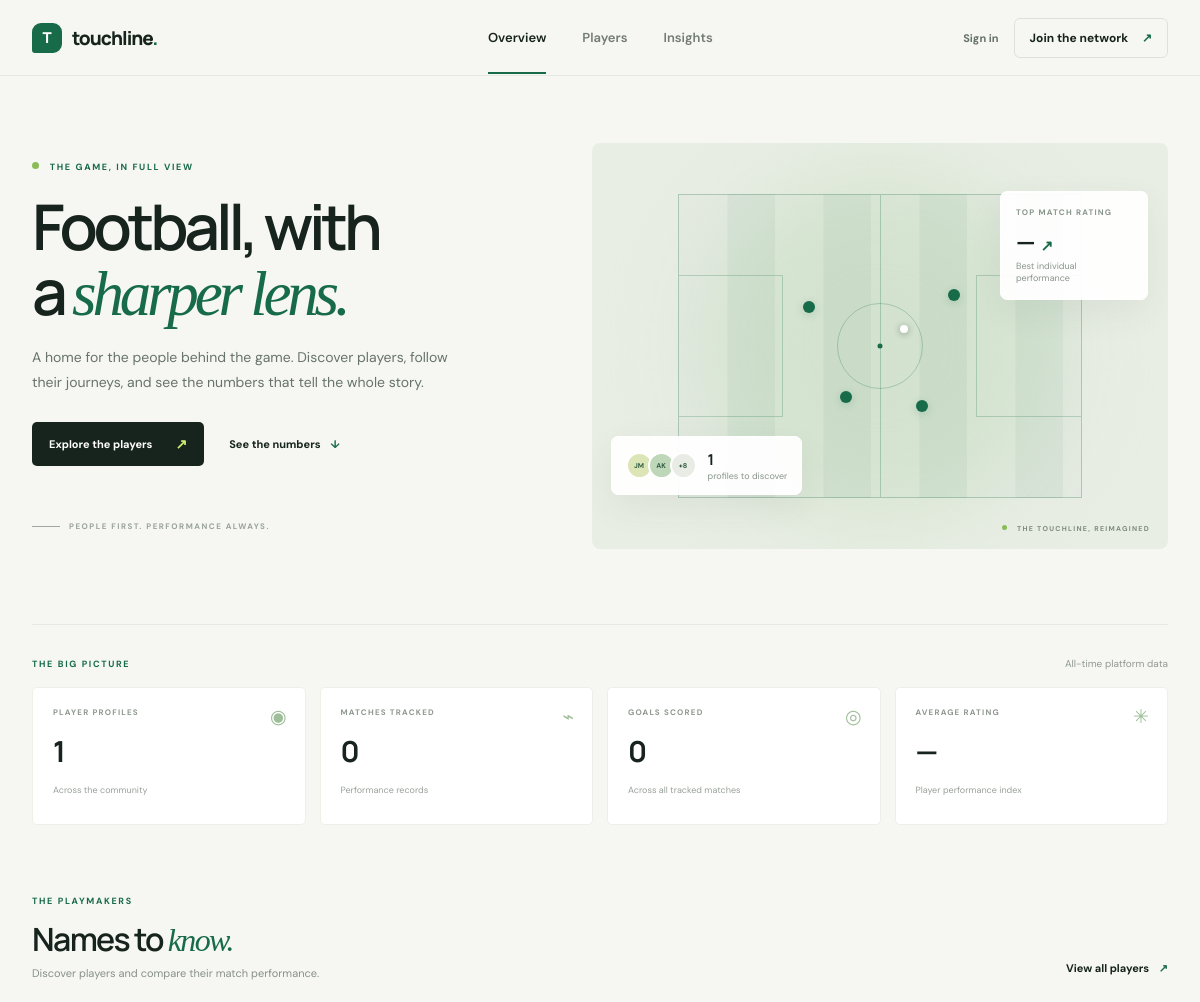
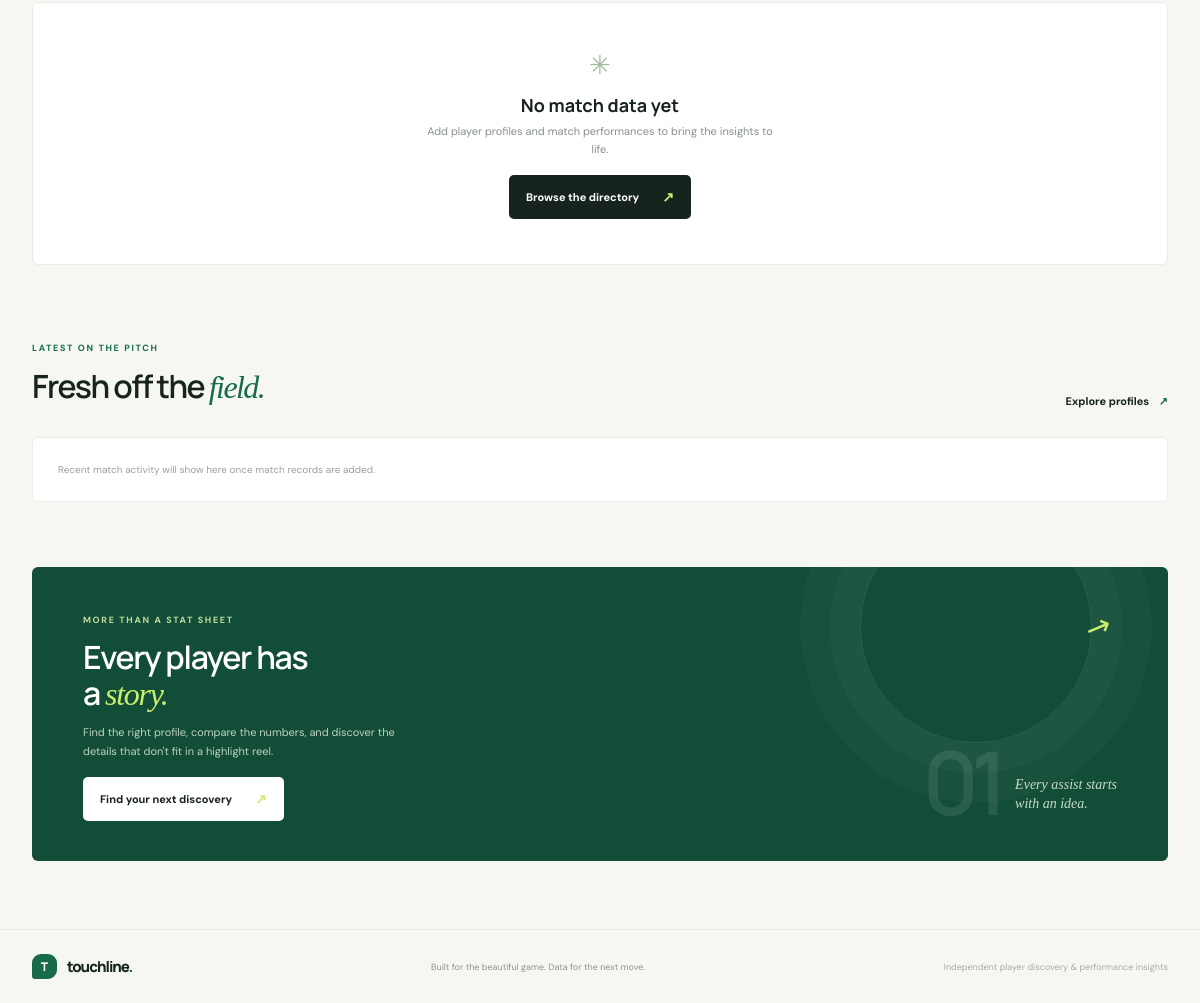
Before: / with the older database file (2 pictures, top to bottom).
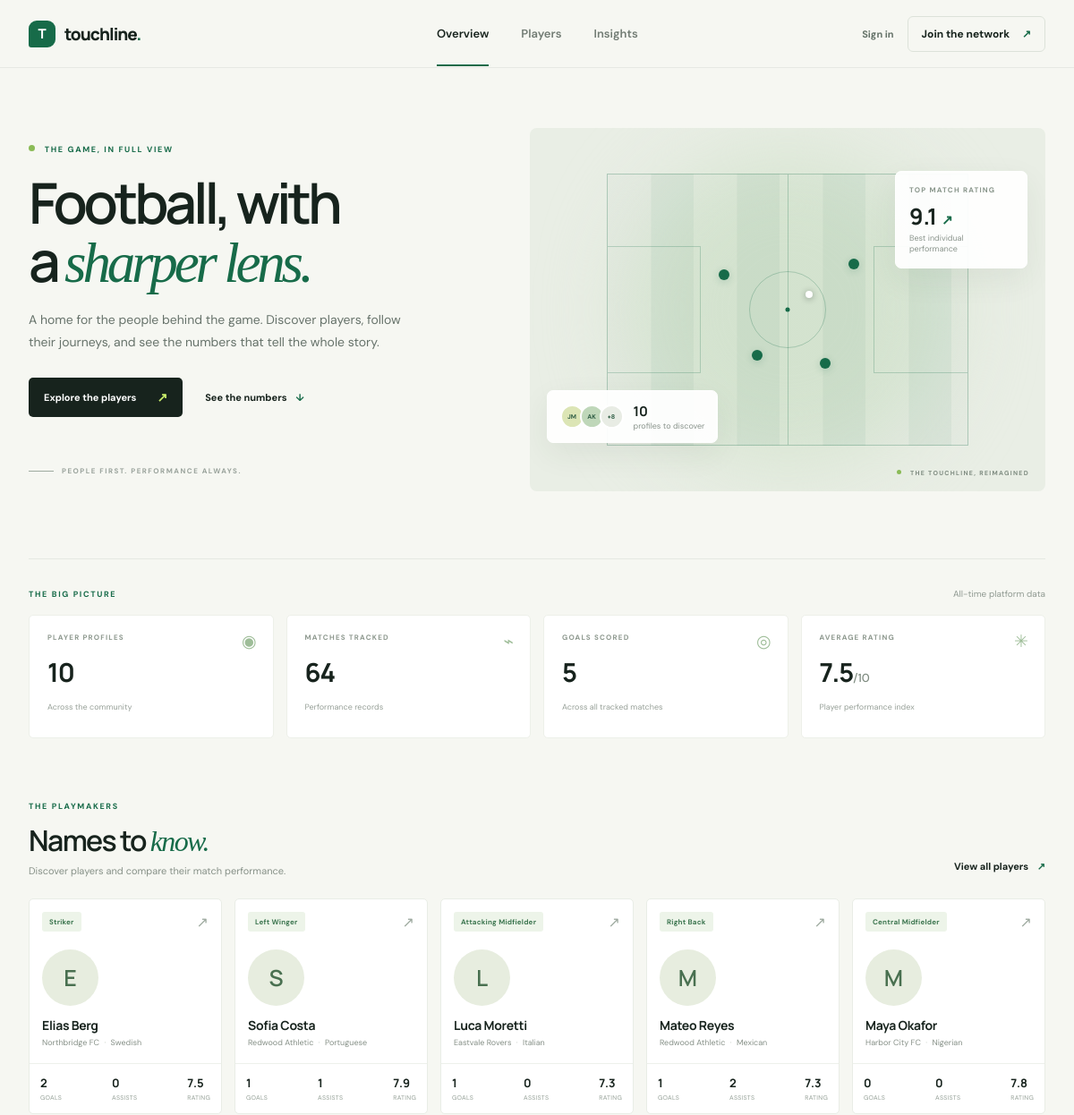
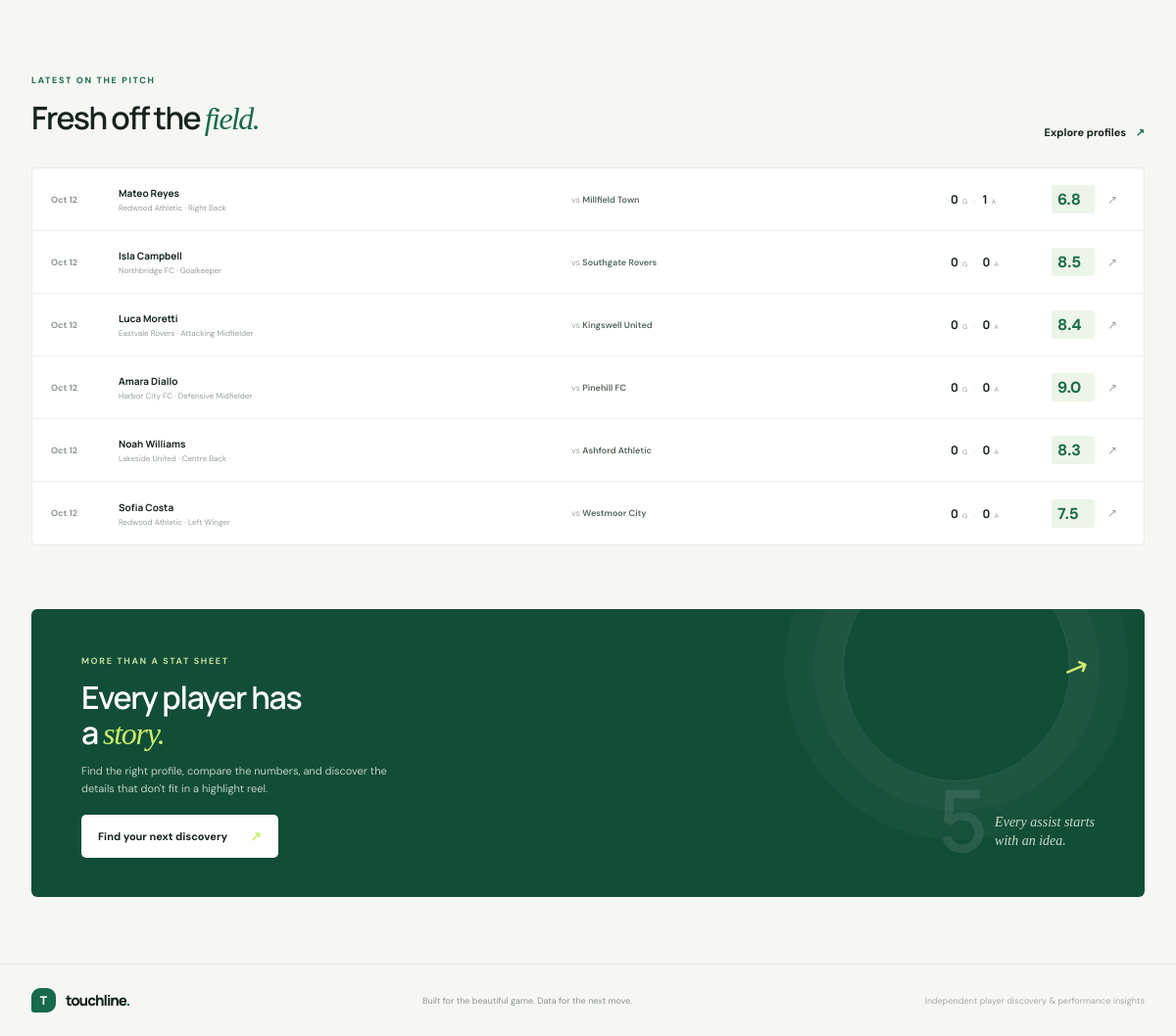
After: the same page with the newer database file (2 pictures, top to bottom).
### players/models.py (models this page shows, shortened)
class Player(models.Model):
    POSITION_CHOICES = [
        ('GK', 'Goalkeeper'),
        ('CB', 'Centre Back'),
        ('LB', 'Left Back'),
        ('RB', 'Right Back'),
        ('DM', 'Defensive Midfielder'),
        ('CM', 'Central Midfielder'),
        ('AM', 'Attacking Midfielder'),
        ('LW', 'Left Winger'),
        ('RW', 'Right Winger'),
        ('ST', 'Striker'),
    ]
    name = models.CharField(max_length=100)
    date_of_birth = models.DateField()
    nationality = models.CharField(max_length=100)
    position = models.CharField(
        max_length=2,
        choices=POSITION_CHOICES
    )
    preferred_foot = models.CharField(
        max_length=10,
        choices=[
            ('Left', 'Left'),
            ('Right', 'Right'),
        ]
    )
    height = models.FloatField(
        help_text="Height in centimeters"
    )
    club = models.CharField(max_length=100)
    profile_image = models.ImageField(
        upload_to='players/',
        blank=True,
        null=True
    )
    bio = models.TextField(
        blank=True
    )
    user = models.OneToOneField(
        settings.AUTH_USER_MODEL,
        on_delete=models.SET_NULL,
        related_name="player_profile",
        blank=True,
        null=True,
    )
    created_at = models.DateTimeField(
        auto_now_add=True
    )

### analytics/models.py (models this page shows, shortened)
class MatchPerformance(models.Model):
    player = models.ForeignKey(
        Player,
        on_delete=models.CASCADE,
        related_name="performances",
    )
    match_date = models.DateField()
    opponent = models.CharField(max_length=100)
    competition = models.CharField(max_length=120, blank=True)
    minutes_played = models.PositiveSmallIntegerField(default=90)
    goals = models.PositiveSmallIntegerField(default=0)
    assists = models.PositiveSmallIntegerField(default=0)
    shots = models.PositiveSmallIntegerField(default=0)
    key_passes = models.PositiveSmallIntegerField(default=0)
    tackles = models.PositiveSmallIntegerField(default=0)
    interceptions = models.PositiveSmallIntegerField(default=0)
    pass_completion = models.FloatField(
        default=0,
        validators=[MinValueValidator(0), MaxValueValidator(100)],
        help_text="Pass completion percentage",
    )
    rating = models.FloatField(
        default=0,
        validators=[MinValueValidator(0), MaxValueValidator(10)],
        help_text="Performance rating out of 10",
    )
    class Meta:
        ordering = ["-match_date", "-id"]
        constraints = [
            models.UniqueConstraint(
                fields=["player", "match_date", "opponent"],
                name="unique_player_match",
            ),
        ]

### analytics/views.py (the view)
# urls.py: path("", views.dashboard, name="dashboard"),
def dashboard(request):
    season = MatchPerformance.objects.aggregate(
        matches=Count("id"),
        goals=Sum("goals"),
        assists=Sum("assists"),
        average_rating=Avg("rating"),
        players=Count("player", distinct=True),
        best_rating=Max("rating"),
    )
    leaders = (
        Player.objects.annotate(
            total_goals=Sum("performances__goals"),
            total_assists=Sum("performances__assists"),
            average_rating=Avg("performances__rating"),
            appearances=Count("performances"),
        )
        .filter(appearances__gt=0)
        .order_by("-total_goals", "-average_rating", "name")[:5]
    )
    recent_performances = MatchPerformance.objects.select_related("player")[:6]
    total_players = Player.objects.count()
    context = {
        "season": season,
        "leaders": leaders,
        "recent_performances": recent_performances,
        "total_players": total_players,
        "average_rating": season["average_rating"] or 0,
    }
    return render(request, "analytics/dashboard.html", context)

### analytics/templates/analytics/dashboard.html (shortened to what this page needs)
{% extends "base.html" %}
{% block content %}
<section class="hero page-shell">
    <div class="hero-copy">
        <div class="eyebrow"><span class="eyebrow-dot"></span> THE GAME, IN FULL VIEW</div>
        <h1>Football, with<br>a <em>sharper lens.</em></h1>
        <p class="hero-intro">A home for the people behind the game. Discover players, follow their journeys, and see the numbers that tell the whole story.</p>
        <div class="hero-actions">
            <a class="button button-dark" href="{% url 'player_list' %}">Explore the players <span aria-hidden="true">↗</span></a>
            <a class="text-link" href="#insights">See the numbers <span aria-hidden="true">↓</span></a>
        </div>
        <div class="hero-caption"><span class="caption-line"></span> PEOPLE FIRST. PERFORMANCE ALWAYS.</div>
    </div>
    <div class="hero-visual" aria-label="Football pitch illustration">
        <div class="pitch">
            <div class="pitch-half"></div><div class="pitch-center"></div><div class="pitch-spot"></div>
            <div class="pitch-box pitch-box-left"></div><div class="pitch-box pitch-box-right"></div>
            <span class="pitch-player player-a"></span><span class="pitch-player player-b"></span>
            <span class="pitch-player player-c"></span><span class="pitch-player player-d"></span>
            <span class="pitch-ball"></span>
        </div>
        <div class="floating-card card-rating"><span class="mini-label">TOP MATCH RATING</span><strong>{% if season.best_rating %}{{ season.best_rating|floatformat:1 }}{% else %}—{% endif %} <span>↗</span></strong><small>Best individual performance</small></div>
        <div class="floating-card card-players"><span class="avatar-stack"><i>JM</i><i>AK</i><i>+8</i></span><span><strong>{{ total_players }}</strong><small>profiles to discover</small></span></div>
        <div class="visual-label"><span class="live-dot"></span> THE TOUCHLINE, REIMAGINED</div>
    </div>
</section>
<section class="metrics-strip page-shell" id="insights">
    <div class="metrics-heading"><span class="eyebrow">THE BIG PICTURE</span><span class="muted-label">All-time platform data</span></div>
    <div class="metric-grid">
        <article class="metric-card"><span class="metric-icon">◉</span><span class="metric-label">PLAYER PROFILES</span><strong>{{ total_players }}</strong><span class="metric-foot">Across the community</span></article>
        <article class="metric-card"><span class="metric-icon">⌁</span><span class="metric-label">MATCHES TRACKED</span><strong>{{ season.matches|default:0 }}</strong><span class="metric-foot">Performance records</span></article>
        <article class="metric-card"><span class="metric-icon">◎</span><span class="metric-label">GOALS SCORED</span><strong>{{ season.goals|default:0 }}</strong><span class="metric-foot">Across all tracked matches</span></article>
        <article class="metric-card"><span class="metric-icon">✳</span><span class="metric-label">AVERAGE RATING</span><strong>{% if season.average_rating %}{{ average_rating|floatformat:1 }}<small class="metric-out-of">/10</small>{% else %}—{% endif %}</strong><span class="metric-foot">Player performance index</span></article>
    </div>
</section>
<section class="discovery-section page-shell">
    <div class="section-heading">
        <div><span class="eyebrow">THE PLAYMAKERS</span><h2>Names to <em>know.</em></h2><p class="section-subtitle">Discover players and compare their match performance.</p></div>
        <a class="text-link" href="{% url 'player_list' %}">View all players <span aria-hidden="true">↗</span></a>
    </div>
    {% if leaders %}
    <div class="leader-grid">
        {% for player in leaders %}
        <a class="leader-card" href="{% url 'player_detail' player.id %}">
            <div class="leader-top"><span class="role-tag">{{ player.get_position_display }}</span><span class="leader-arrow">↗</span></div>
            <div class="leader-avatar">{% if player.profile_image %}<img src="{{ player.profile_image.url }}" alt="">{% else %}<span>{{ player.name|slice:":1" }}</span>{% endif %}</div>
            <h3>{{ player.name }}</h3><p class="leader-meta">{{ player.club }} <span>·</span> {{ player.nationality }}</p>
            <div class="leader-stats"><span><strong>{{ player.total_goals|default:0 }}</strong> GOALS</span><span><strong>{{ player.total_assists|default:0 }}</strong> ASSISTS</span><span><strong>{{ player.average_rating|floatformat:1 }}</strong> RATING</span></div>
        </a>
        {% endfor %}
    </div>
    {% else %}
    <div class="empty-state"><span class="empty-mark">✳</span><h3>No match data yet</h3><p>Add player profiles and match performances to bring the insights to life.</p><a class="button button-dark" href="{% url 'player_list' %}">Browse the directory <span aria-hidden="true">↗</span></a></div>
    {% endif %}
</section>
<section class="recent-section page-shell">
    <div class="section-heading">
        <div><span class="eyebrow">LATEST ON THE PITCH</span><h2>Fresh off the <em>field.</em></h2></div>
        <a class="text-link" href="{% url 'player_list' %}">Explore profiles <span aria-hidden="true">↗</span></a>
    </div>
    {% if recent_performances %}
    <div class="recent-list">
        {% for match in recent_performances %}
        <a class="recent-row" href="{% url 'player_detail' match.player_id %}">
            <span class="recent-date">{{ match.match_date|date:"M j" }}</span>
            <span class="recent-player"><strong>{{ match.player.name }}</strong><small>{{ match.player.club }} · {{ match.player.get_position_display }}</small></span>
            <span class="recent-opponent">vs <strong>{{ match.opponent }}</strong></span>
            <span class="recent-contribution"><strong>{{ match.goals }}</strong><small>G</small><i>·</i><strong>{{ match.assists }}</strong><small>A</small></span>
            <span class="rating-chip">{{ match.rating|floatformat:1 }}</span>
            <span class="recent-arrow" aria-hidden="true">↗</span>
        </a>
        {% endfor %}
    </div>
    {% else %}
    <div class="recent-empty">Recent match activity will show here once match records are added.</div>
    {% endif %}
</section>
<section class="bottom-band page-shell">
    <div class="band-copy"><span class="eyebrow">MORE THAN A STAT SHEET</span><h2>Every player has<br>a <em>story.</em></h2><p>Find the right profile, compare the numbers, and discover the details that don't fit in a highlight reel.</p><a class="button button-light" href="{% url 'player_list' %}">Find your next discovery <span aria-hidden="true">↗</span></a></div>
    <div class="band-stat"><span class="band-number">{% if season.assists %}{{ season.assists }}{% else %}01{% endif %}</span><span class="band-caption">Every assist starts<br>with an idea.</span><span class="band-scribble">↗</span></div>
</section>
{% endblock %}

### analytics/templates/base.html (shortened to what this page needs)
{% load static %}
<!doctype html>
<html lang="en">
<head>
    <link rel="stylesheet" href="{% static 'css/site.css' %}">
</head>
<body>
    <header class="site-header">
        <a class="brand" href="{% url 'dashboard' %}" aria-label="Touchline home">
            <span class="brand-mark">T</span>
            <span>touchline<span class="brand-period">.</span></span>
        </a>
        <nav class="main-nav" aria-label="Main navigation">
            <a class="{% if request.resolver_match.url_name == 'dashboard' %}active{% endif %}" href="{% url 'dashboard' %}">Overview</a>
            <a class="{% if request.resolver_match.url_name == 'player_list' or request.resolver_match.url_name == 'player_detail' %}active{% endif %}" href="{% url 'player_list' %}">Players</a>
            <a href="{% url 'dashboard' %}#insights">Insights</a>
        </nav>
        <div class="header-actions">
            {% if user.is_authenticated %}
                {% if user.player_profile %}<a class="header-cta" href="{% url 'accounts:profile' %}">My profile <span aria-hidden="true">↗</span></a>{% else %}<a class="header-cta" href="{% url 'player_list' %}">Explore talent <span aria-hidden="true">↗</span></a>{% endif %}
                <form method="post" action="{% url 'accounts:logout' %}">{% csrf_token %}<button class="header-signout" type="submit">Sign out</button></form>
            {% else %}
                <a class="header-signin" href="{% url 'accounts:login' %}">Sign in</a>
                <a class="header-cta" href="{% url 'accounts:signup' %}">Join the network <span aria-hidden="true">↗</span></a>
            {% endif %}
        </div>
    </header>
    <main>
        {% block content %}{% endblock %}
    </main>
    <footer class="site-footer">
        <a class="brand footer-brand" href="{% url 'dashboard' %}"><span class="brand-mark">T</span><span>touchline<span class="brand-period">.</span></span></a>
        <span>Built for the beautiful game. Data for the next move.</span>
        <span class="footer-note">Independent player discovery &amp; performance insights</span>
    </footer>
</body>
</html>

Changed rows visible on the page:
added Player: position "Striker", name "E", name "Elias Berg", club "Northbridge FC", nationality "Swedish", total_goals "2", total_assists "0", average_rating "7.5"
added Player: position "Left Winger", name "S", name "Sofia Costa", club "Redwood Athletic", nationality "Portuguese", total_goals "1", total_assists "1", average_rating "7.9"
added Player: position "Attacking Midfielder", name "L", name "Luca Moretti", club "Eastvale Rovers", nationality "Italian", total_goals "1", total_assists "0", average_rating "7.3"
added Player: position "Right Back", name "M", name "Mateo Reyes", club "Redwood Athletic", nationality "Mexican", total_goals "1", total_assists "2", average_rating "7.3"
added Player: position "Central Midfielder", name "M", name "Maya Okafor", club "Harbor City FC", nationality "Nigerian", total_goals "0", total_assists "0", average_rating "7.8"
added MatchPerformance: match_date "Oct 12", player.name "Mateo Reyes", player.club "Redwood Athletic", player.position "Right Back", opponent "Millfield Town", goals "0", assists "1", rating "6.8"
added MatchPerformance: match_date "Oct 12", player.name "Isla Campbell", player.club "Northbridge FC", player.position "Goalkeeper", opponent "Southgate Rovers", goals "0", assists "0", rating "8.5"
added MatchPerformance: match_date "Oct 12", player.name "Luca Moretti", player.club "Eastvale Rovers", player.position "Attacking Midfielder", opponent "Kingswell United", goals "0", assists "0", rating "8.4"
added MatchPerformance: match_date "Oct 12", player.name "Amara Diallo", player.club "Harbor City FC", player.position "Defensive Midfielder", opponent "Pinehill FC", goals "0", assists "0", rating "9.0"
added MatchPerformance: match_date "Oct 12", player.name "Noah Williams", player.club "Lakeside United", player.position "Centre Back", opponent "Ashford Athletic", goals "0", assists "0", rating "8.3"
added MatchPerformance: match_date "Oct 12", player.name "Sofia Costa", player.club "Redwood Athletic", player.position "Left Winger", opponent "Westmoor City", goals "0", assists "0", rating "7.5"
Other visible differences:
{{ season.best_rating|floatformat:1 }}: (not shown) → "9.1"
{{ total_players }}: "1" → "10"
{{ season.matches|default:0 }}: "0" → "64"
{{ season.goals|default:0 }}: "0" → "5"
{{ average_rating|floatformat:1 }}: (not shown) → "7.5"
text no longer shown: "— — ✳ No match data yet Add player profiles and match performances to bring the insights to life. Browse the directory ↗ Recent match activity will show here once match records are added."
text now shown: "/10"
